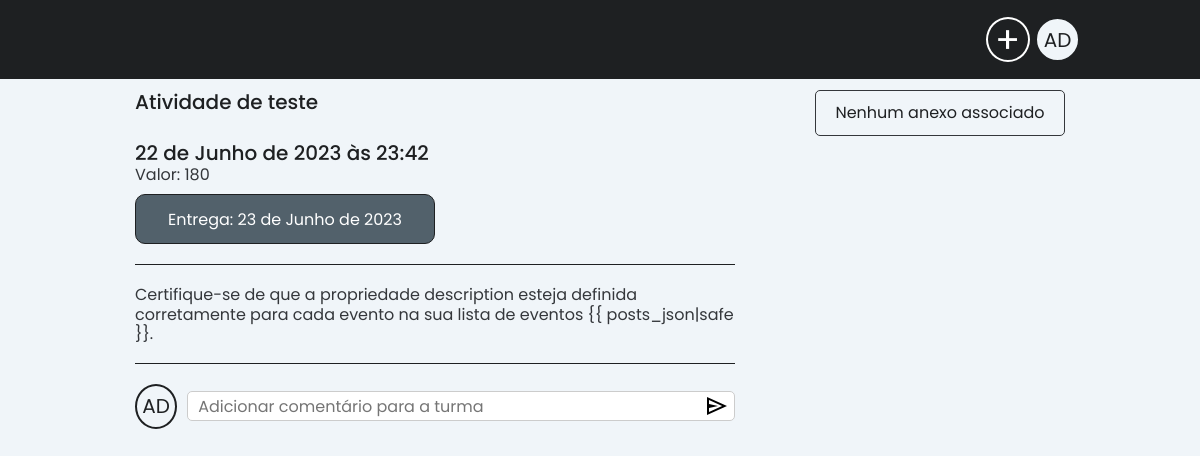
The page /turmas/437E9/169 (signed in) on the database its author committed.
### apps/turmas/models.py (models this page shows, shortened)
class Post(models.Model):
    tipo = models.CharField(max_length=10, null=False, blank=False)
    nome = models.CharField(max_length=50, null=False, blank=False)
    descricao = models.TextField(max_length=250, null=True, blank=True)
    valor = models.CharField(max_length=10, null=True, blank=True)
    dataEntrega = models.DateField(null=True, blank=True)
    anexo = models.FileField(upload_to='uploads/', null=True, blank=True, default=None)
    turmaPertecente = models.ForeignKey(Turma, on_delete=models.CASCADE, null=True)
    criacao = models.DateTimeField(auto_now=True)

### apps/turmas/views.py (the view)
# urls.py: path('<str:codigo>/<int:id>', views.listarPost, name='post'),
@login_required()
def listarPost(request, codigo, id):
    cc = nameUser(request)
    listaPost = Post.objects.get(id=id)
    url = reverse('turmas:post', args=[codigo, id])
    if request.method == 'POST':
        coment = request.POST.get('coment')
        if coment:
            novoComentario = Comentarios(
            post=listaPost, comentario=coment, dono=request.user)
            novoComentario.save()
            return redirect('turmas:post', codigo=codigo, id=id)
    context = {'nameUser': cc,
               'post': listaPost,
               'comentarios': Comentarios.objects.filter(post=listaPost),
               'url': url
               }
    return render(request, 'turmas/post.html', context)

### templates/turmas/post.html (shortened to what this page needs)
{% extends 'sidebar.html' %}
{% load static %}
{% block card %}
<div class="content">
    <div class="informacoes">
        <div class="infoPost">
            <div class="text">
                <h5 class="nomeC">{{ post.nome }}</h5><br>
                <h5 class="data">{{ post.criacao }}</h5>
                {% if post.tipo == 'atividade' %}
                <p class="valor">Valor: {{ post.valor }}</p>
                <div class="entrega">
                    <p class="dataEntrega">Entrega: {{ post.dataEntrega }}</p>
                </div>
                {% endif %}
                    <div class="descricao">
                        <span class="textDescricao">
                            {{ post.descricao }}
                        </span>
                    </div>
                    <div class="novoComentario">
                        <div class="perfil">
                            {{ nameUser.name }}
                        </div>
                        <form method="POST" action="{{ url }}">
                            <div class="comment-input-container">
                                <input type="text" placeholder="Adicionar comentário para a turma" name="coment">
                                <button type="submit" class="submit-button">
                                    <svg focusable="false" width="24" height="24" viewBox="0 0 24 24" class=" NMm5M hhikbc"><path d="M2 3v18l20-9L2 3zm2 11l9-2-9-2V6.09L17.13 12 4 17.91V14z"></path></svg>
                                </button>
                              </div>
                        </form>
                    </div>
                </div>
            </div>
            <div class="anexo">
                {% if post.anexo %}
                    <span class="nomeAnex"><a href="{{ post.anexo.url }}" target="_blank">Ver Anexo</a></span>
                    {% if user == post.dono or user.is_staff %}
                    <form class="excluir-anexo-form" action="{% url 'turmas:excluirAnexo' post_id=post.id %}" method="post">
                        {% csrf_token %}
                        <br><br>
                        <button class="excluir-anexo-button" type="submit">Excluir Anexo</button>
                    </form>
                    {% endif %}
                {% else %}
                    <span id="infoAnex"class="nomeC">Nenhum anexo associado</span>
                {% endif %}
            </div>
    </div>
</div>
{% endblock %}

### static/css/sidebar/style.css (style rules this page uses)
body { font-family: 'Poppins', sans-serif; margin: 0%; padding: 0%; box-sizing: border-box; background-color: var(--background-body); --background-body: #F0F5F9; --background-sidebar: #bfc7d1; --primary-color: #1A73E8; --hover-color: #3405a3; --secondary-color: #fff; --hover: #00ffff; --primary-100:#1E2022; --primary-200:#34373b; --primary-300:#F0F5F9; --accent-100:#788189; --accent-200:#e1e4e6; --text-100:#1E2022; --text-200:#52616B; --bg-100:#F0F5F9; --bg-200:#C9D6DF; --bg-300:#bfc7d1; --arrow-width: 10px; --arrow-stroke: 2px; }
p { color: #f0f8ff; }
h1, h2, h3, h4, h5 { color: var(--primary-100) }
.perfil { background-color: var(--primary-100); height: 45px; width: 45px; border-radius: 50% ; text-align: center; color: #ffffff; font-size: 20px; align-items: center; justify-content: center; display: flex; margin: 0%; border: 2px solid; }

### static/css/turma/participar_criar.css (style rules this page uses)
body { --primary-100:#1E2022; --primary-200:#34373b; --primary-300:#F0F5F9; --accent-100:#788189; --accent-200:#e1e4e6; --text-100:#1E2022; --text-200:#52616B; --bg-100:#F0F5F9; --bg-200:#C9D6DF; --bg-300:#bfc7d1; }
p { color: white; }
.perfil { background-color: var(--primary-300); color: var(--primary-100); }

### static/css/turma/turma.css (style rules this page uses)
body { --primary-100:#1E2022; --primary-200:#34373b; --primary-300:#F0F5F9; --accent-100:#788189; --accent-200:#e1e4e6; --text-100:#1E2022; --text-200:#52616B; --bg-100:#F0F5F9; --bg-200:#C9D6DF; --bg-300:#bfc7d1; }
.content { margin: 10px 135px; }
.text { display: block; line-height: 1.2; margin: 0; padding: 0; }
.data, .valor, .dataEntrega { margin: 0; }

### static/css/turma/posts.css (style rules this page uses)
body { --primary-100:#1E2022; --primary-200:#34373b; --primary-300:#F0F5F9; --accent-100:#788189; --accent-200:#e1e4e6; --text-100:#1E2022; --text-200:#52616B; --bg-100:#F0F5F9; --bg-200:#C9D6DF; --bg-300:#bfc7d1; }
.informacoes { width: 100%; align-items: flex-start; display: flex; justify-content: space-between; }
.infoPost { display: flex; }
.anexo { border: 1px solid var(--primary-200); height: 100%; width: 250px; display: flex; justify-content: center; display: flex; flex-direction: column; align-items: center; padding: 10px; border-radius: 5px; }
.entrega { width: 300px; height: 50px; margin-top: 10px; border-radius: 10px; background-color: var(--text-200); border: 1px solid var(--primary-100); display: flex; justify-content: center; align-items: center; }
.descricao { border-top: 1px solid var(--primary-100); border-bottom: 1px solid var(--primary-100); width: 600px; margin-top: 20px; padding-top: 20px; padding-bottom: 20px; }
.valor { color: var(--primary-200); }
.textDescricao { color: var(--primary-200); }
.novoComentario { display: flex; margin-top: 20px; margin-bottom: 20px; align-items: center; }
.novoComentario input { margin-left: 10px; width: 90%; height: 30px; border: none; border-radius: 30px; }
.comment-input-container { display: flex; align-items: center; position: relative; width: 100%; }
input[type="text"] { flex: 1; padding: 10px; border: 1px solid #ccc; border-radius: 5px; }
.submit-button { position: absolute; right: 0; top: 50%; transform: translateY(-50%); background: none; border: none; }
form { width: 100%; }
.nomeC { color: #1E2022; }

### rows shown on the page
Post: nome "Atividade de teste", criacao "22 de Junho de 2023 às 23:42", valor "180", dataEntrega "23 de Junho de 2023", descricao "Certifique-se de que a propriedade description esteja definida corretamente para cada evento na sua lista de eventos {{ posts_json|safe }}."

### other values the page prints
{{ nameUser.name }} "AD"
